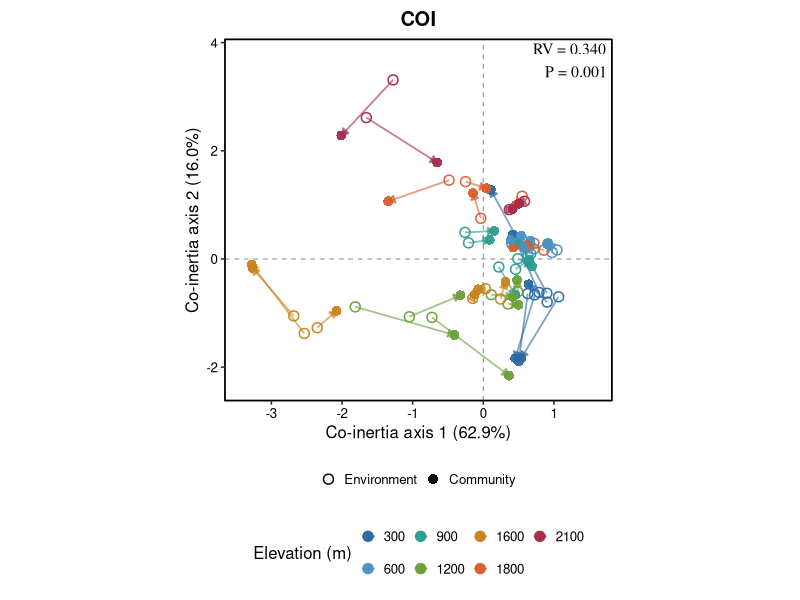
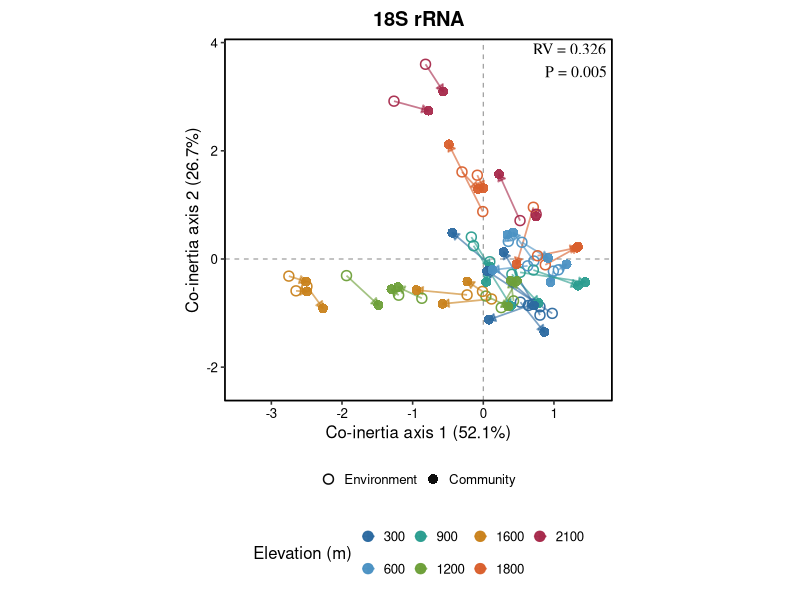
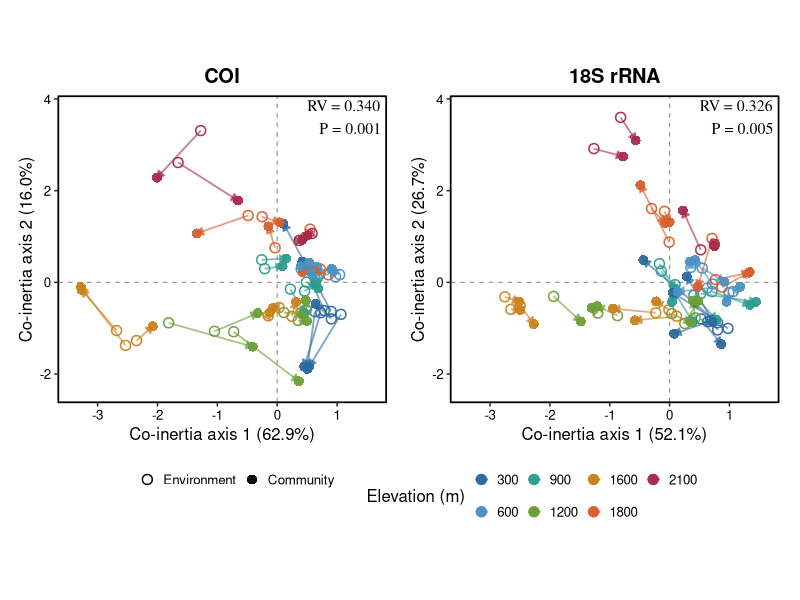

The R source for these figures, in order:
rm(list = ls())

########## Load required packages ##########
library(ade4)
library(vegan)
library(ggplot2)
library(dplyr)
library(patchwork)

########## Read data ##########
coi_data <- read.csv(
  "COI_data.csv",
  check.names = FALSE
)

rrna_data <- read.csv(
  "18S_data.csv",
  check.names = FALSE
)

metadata <- read.csv(
  "metadata.csv",
  check.names = FALSE,
  stringsAsFactors = FALSE
)

########## Analysis settings ##########
nperm <- 9999
analysis_seed <- 20260804
number_of_axes <- 2
panel_aspect_ratio <- 309 / 331

elevation_levels <- c(
  300, 600, 900, 1200,
  1600, 1800, 2100
)

elevation_colours <- c(
  "300" = "#2C6AA0",
  "600" = "#4B91C3",
  "900" = "#2A9D8F",
  "1200" = "#6D9F38",
  "1600" = "#C9821C",
  "1800" = "#D95F2D",
  "2100" = "#A6294B"
)

environment_columns <- c(
  "pH" = "pH",
  "SWC" = "SWC",
  "NO3_N" = "NO3--N",
  "NH4_N" = "NH4+-N",
  "TC" = "TC",
  "TP" = "TP",
  "AP" = "AP",
  "MBN" = "MBN",
  "AcP" = "AcP",
  "LAP" = "LAP"
)

########## Prepare metadata ##########
metadata <- metadata %>%
  transmute(
    Sample = as.character(`OTU ID`),
    Group = factor(
      Group,
      levels = c("T", "S"),
      labels = c("Topsoil", "Subsoil")
    ),
    Elevation = as.numeric(Elevation),
    PlotID = sub(
      "^[TtSs][_-]?",
      "",
      as.character(`OTU ID`)
    ),
    pH = as.numeric(pH),
    SWC = as.numeric(SWC),
    NO3_N = as.numeric(`NO3--N`),
    NH4_N = as.numeric(`NH4+-N`),
    TC = as.numeric(TC),
    TP = as.numeric(TP),
    AP = as.numeric(AP),
    MBN = as.numeric(MBN),
    AcP = as.numeric(AcP),
    LAP = as.numeric(LAP)
  )

########## Retain common complete plot pairs ##########
tax_cols <- c(
  "ASV",
  "Domain",
  "Phylum",
  "Class",
  "Order",
  "Family",
  "Genus",
  "Species"
)

coi_samples <- setdiff(
  colnames(coi_data),
  tax_cols
)

rrna_samples <- setdiff(
  colnames(rrna_data),
  tax_cols
)

common_samples <- Reduce(
  intersect,
  list(
    coi_samples,
    rrna_samples,
    metadata$Sample
  )
)

metadata_final <- metadata %>%
  filter(
    Sample %in% common_samples
  ) %>%
  filter(
    complete.cases(
      across(
        c(
          Elevation,
          all_of(
            names(environment_columns)
          )
        )
      )
    )
  )

complete_plot_ids <- metadata_final %>%
  group_by(PlotID) %>%
  summarise(
    n_samples = n(),
    n_layers = n_distinct(Group),
    n_elevations = n_distinct(Elevation),
    .groups = "drop"
  ) %>%
  filter(
    n_samples == 2,
    n_layers == 2,
    n_elevations == 1
  ) %>%
  pull(PlotID)

metadata_final <- metadata_final %>%
  filter(
    PlotID %in% complete_plot_ids
  ) %>%
  arrange(
    PlotID,
    Group
  ) %>%
  droplevels()

final_samples <- metadata_final$Sample

cat(
  "Common complete plots:",
  n_distinct(metadata_final$PlotID),
  "\nSamples per marker:",
  nrow(metadata_final),
  "\n"
)

########## Prepare environmental matrix ##########
environment_raw <- metadata_final %>%
  select(
    all_of(
      names(environment_columns)
    )
  ) %>%
  as.data.frame()

rownames(environment_raw) <- final_samples

########## Prepare community matrices ##########
prepare_community <- function(
    data,
    samples
) {

  community <- t(
    as.matrix(
      data[
        ,
        samples,
        drop = FALSE
      ]
    )
  )

  storage.mode(community) <- "numeric"

  community <- community[
    ,
    colSums(
      community,
      na.rm = TRUE
    ) > 0,
    drop = FALSE
  ]

  community
}

coi_community <- prepare_community(
  coi_data,
  final_samples
)

rrna_community <- prepare_community(
  rrna_data,
  final_samples
)

coi_hellinger <- decostand(
  coi_community,
  method = "hellinger"
)

rrna_hellinger <- decostand(
  rrna_community,
  method = "hellinger"
)

########## Co-inertia helper functions ##########
rv_from_gram <- function(
    gram_x,
    gram_y
) {

  numerator <- sum(
    gram_x * gram_y
  )

  denominator <- sqrt(
    sum(gram_x^2) *
      sum(gram_y^2)
  )

  numerator / denominator
}

community_row_space_scores <- function(
    hellinger_matrix,
    tolerance = 1e-10
) {

  centered <- scale(
    hellinger_matrix,
    center = TRUE,
    scale = FALSE
  )

  gram <- tcrossprod(
    centered
  )

  gram <- (
    gram +
      t(gram)
  ) / 2

  eigen_result <- eigen(
    gram,
    symmetric = TRUE
  )

  keep_axes <- which(
    eigen_result$values >
      max(eigen_result$values) *
      tolerance
  )

  scores <- sweep(
    eigen_result$vectors[
      ,
      keep_axes,
      drop = FALSE
    ],
    2,
    sqrt(
      eigen_result$values[
        keep_axes
      ]
    ),
    FUN = "*"
  )

  scores <- scale(
    scores,
    center = TRUE,
    scale = FALSE
  )

  rownames(scores) <- rownames(
    hellinger_matrix
  )

  scores
}

fit_coinertia <- function(
    environment_raw,
    community_hellinger,
    marker_name
) {

  community_scores <- community_row_space_scores(
    community_hellinger
  )

  environment_pca <- dudi.pca(
    environment_raw,
    center = TRUE,
    scale = TRUE,
    scannf = FALSE,
    nf = min(
      ncol(environment_raw),
      nrow(environment_raw) - 1
    )
  )

  community_pca <- dudi.pca(
    as.data.frame(
      community_scores
    ),
    center = FALSE,
    scale = FALSE,
    scannf = FALSE,
    nf = min(
      ncol(community_scores),
      nrow(community_scores) - 1
    )
  )

  coinertia_model <- coinertia(
    environment_pca,
    community_pca,
    scannf = FALSE,
    nf = number_of_axes
  )

  environment_gram <- tcrossprod(
    as.matrix(
      environment_pca$tab
    )
  )

  community_gram <- tcrossprod(
    as.matrix(
      community_pca$tab
    )
  )

  direct_rv <- rv_from_gram(
    environment_gram,
    community_gram
  )

  if (
    abs(
      coinertia_model$RV -
        direct_rv
    ) > 1e-7
  ) {
    stop(
      paste0(
        marker_name,
        ": direct and ade4 RV coefficients do not match."
      )
    )
  }

  list(
    marker = marker_name,
    model = coinertia_model,
    environment_gram = environment_gram,
    community_gram = community_gram
  )
}

########## Plot-block permutations ##########
make_plot_block_permutations <- function(
    metadata,
    nperm,
    seed
) {

  plot_blocks <- split(
    seq_len(
      nrow(metadata)
    ),
    as.character(
      metadata$PlotID
    )
  )

  set.seed(seed)

  permutation_matrix <- matrix(
    NA_integer_,
    nrow = nperm,
    ncol = nrow(metadata)
  )

  for (i in seq_len(nperm)) {

    permuted_plots <- sample(
      names(plot_blocks),
      length(plot_blocks),
      replace = FALSE
    )

    permutation_matrix[i, ] <- unlist(
      plot_blocks[
        permuted_plots
      ],
      use.names = FALSE
    )
  }

  permutation_matrix
}

run_rv_permutation <- function(
    environment_gram,
    community_gram,
    permutation_matrix
) {

  observed_rv <- rv_from_gram(
    environment_gram,
    community_gram
  )

  null_rv <- apply(
    permutation_matrix,
    1,
    function(index) {

      permuted_community <- community_gram[
        index,
        index,
        drop = FALSE
      ]

      rv_from_gram(
        environment_gram,
        permuted_community
      )
    }
  )

  p_value <- (
    1 +
      sum(
        null_rv >= observed_rv
      )
  ) /
    (
      length(null_rv) +
        1
    )

  list(
    RV = observed_rv,
    P = p_value
  )
}

########## Fit co-inertia models ##########
coi_model <- fit_coinertia(
  environment_raw,
  coi_hellinger,
  "COI"
)

rrna_model <- fit_coinertia(
  environment_raw,
  rrna_hellinger,
  "18S rRNA"
)

permutation_matrix <- make_plot_block_permutations(
  metadata_final,
  nperm,
  analysis_seed
)

coi_test <- run_rv_permutation(
  coi_model$environment_gram,
  coi_model$community_gram,
  permutation_matrix
)

rrna_test <- run_rv_permutation(
  rrna_model$environment_gram,
  rrna_model$community_gram,
  permutation_matrix
)

########## Extract plotting data ##########
extract_coinertia_scores <- function(
    model_object,
    metadata,
    permutation_test
) {

  model <- model_object$model

  eigenvalues <- as.numeric(
    model$eig
  )

  axis_percent <- 100 *
    eigenvalues /
    sum(eigenvalues)

  environment_scores <- as.data.frame(
    model$mX[
      ,
      1:2,
      drop = FALSE
    ]
  )

  community_scores <- as.data.frame(
    model$mY[
      ,
      1:2,
      drop = FALSE
    ]
  )

  sample_scores <- tibble(
    Sample = rownames(
      environment_scores
    ),
    Environment_axis1 =
      environment_scores[, 1],
    Environment_axis2 =
      environment_scores[, 2],
    Community_axis1 =
      community_scores[, 1],
    Community_axis2 =
      community_scores[, 2]
  ) %>%
    left_join(
      metadata %>%
        select(
          Sample,
          Elevation
        ),
      by = "Sample"
    )

  list(
    scores = sample_scores,
    summary = tibble(
      Marker = model_object$marker,
      RV = permutation_test$RV,
      P = permutation_test$P,
      Axis1_percent = axis_percent[1],
      Axis2_percent = axis_percent[2]
    )
  )
}

coi_result <- extract_coinertia_scores(
  coi_model,
  metadata_final,
  coi_test
)

rrna_result <- extract_coinertia_scores(
  rrna_model,
  metadata_final,
  rrna_test
)

model_summary <- bind_rows(
  coi_result$summary,
  rrna_result$summary
)

cat("\nCo-inertia model summary:\n")
print(model_summary)

########## Shared axis limits ##########
all_axis1 <- c(
  coi_result$scores$Environment_axis1,
  coi_result$scores$Community_axis1,
  rrna_result$scores$Environment_axis1,
  rrna_result$scores$Community_axis1
)

all_axis2 <- c(
  coi_result$scores$Environment_axis2,
  coi_result$scores$Community_axis2,
  rrna_result$scores$Environment_axis2,
  rrna_result$scores$Community_axis2
)

axis1_range <- range(
  all_axis1,
  finite = TRUE
)

axis2_range <- range(
  all_axis2,
  finite = TRUE
)

axis1_padding <- max(
  diff(axis1_range) * 0.08,
  0.10
)

axis2_padding <- max(
  diff(axis2_range) * 0.08,
  0.10
)

shared_x_limits <- c(
  axis1_range[1] - axis1_padding,
  axis1_range[2] + axis1_padding
)

shared_y_limits <- c(
  axis2_range[1] - axis2_padding,
  axis2_range[2] + axis2_padding
)

########## Plotting function ##########
format_p_value <- function(p) {
  if (p < 0.001) {
    "P < 0.001"
  } else {
    paste0(
      "P = ",
      format(
        round(
          p,
          3
        ),
        nsmall = 3
      )
    )
  }
}

plot_coinertia <- function(
    result,
    marker_name
) {

  scores <- result$scores
  summary <- result$summary

  scores$Elevation_factor <- factor(
    as.character(
      scores$Elevation
    ),
    levels = as.character(
      elevation_levels
    ),
    ordered = TRUE
  )

  point_data <- bind_rows(
    tibble(
      Axis1 = scores$Environment_axis1,
      Axis2 = scores$Environment_axis2,
      Position = "Environment",
      Elevation_factor =
        scores$Elevation_factor
    ),
    tibble(
      Axis1 = scores$Community_axis1,
      Axis2 = scores$Community_axis2,
      Position = "Community",
      Elevation_factor =
        scores$Elevation_factor
    )
  )

  point_data$Position <- factor(
    point_data$Position,
    levels = c(
      "Environment",
      "Community"
    )
  )

  annotation_text <- paste0(
    "RV = ",
    format(
      round(
        summary$RV,
        3
      ),
      nsmall = 3
    ),
    "\n",
    format_p_value(
      summary$P
    )
  )

  ggplot() +
    geom_hline(
      yintercept = 0,
      linetype = "dashed",
      linewidth = 0.40,
      colour = "grey60"
    ) +
    geom_vline(
      xintercept = 0,
      linetype = "dashed",
      linewidth = 0.40,
      colour = "grey60"
    ) +
    geom_segment(
      data = scores,
      aes(
        x = Environment_axis1,
        y = Environment_axis2,
        xend = Community_axis1,
        yend = Community_axis2,
        colour = Elevation_factor
      ),
      linewidth = 0.60,
      alpha = 0.62,
      arrow = grid::arrow(
        length = grid::unit(
          0.075,
          "inches"
        ),
        type = "closed"
      )
    ) +
    geom_point(
      data = point_data,
      aes(
        x = Axis1,
        y = Axis2,
        colour = Elevation_factor,
        shape = Position
      ),
      size = 2.8,
      stroke = 0.80,
      alpha = 0.95
    ) +
    scale_shape_manual(
      values = c(
        "Environment" = 1,
        "Community" = 16
      )
    ) +
    scale_colour_manual(
      values = elevation_colours,
      breaks = names(
        elevation_colours
      ),
      name = "Elevation (m)",
      drop = FALSE
    ) +
    annotate(
      "text",
      x = Inf,
      y = Inf,
      label = annotation_text,
      hjust = 1.08,
      vjust = 1.12,
      size = 4.0,
      family = "serif",
      colour = "black"
    ) +
    labs(
      x = paste0(
        "Co-inertia axis 1 (",
        format(
          round(
            summary$Axis1_percent,
            1
          ),
          nsmall = 1
        ),
        "%)"
      ),
      y = paste0(
        "Co-inertia axis 2 (",
        format(
          round(
            summary$Axis2_percent,
            1
          ),
          nsmall = 1
        ),
        "%)"
      ),
      title = marker_name,
      shape = NULL
    ) +
    coord_cartesian(
      xlim = shared_x_limits,
      ylim = shared_y_limits,
      expand = FALSE,
      clip = "off"
    ) +
    theme_bw(
      base_size = 12
    ) +
    theme(
      panel.grid = element_blank(),
      panel.border = element_rect(
        colour = "black",
        fill = NA,
        linewidth = 0.6
      ),
      plot.title = element_text(
        hjust = 0.5,
        face = "bold"
      ),
      axis.text = element_text(
        colour = "black"
      ),
      axis.title = element_text(
        colour = "black"
      ),
      legend.position = "bottom",
      legend.box = "vertical",
      legend.key.width = grid::unit(
        0.75,
        "lines"
      ),
      aspect.ratio = panel_aspect_ratio,
      plot.margin = margin(
        8,
        10,
        8,
        8
      )
    )
}

########## Figure 4D: COI co-inertia ##########
p_coi <- plot_coinertia(
  coi_result,
  "COI"
)

########## Figure 4E: 18S rRNA co-inertia ##########
p_rrna <- plot_coinertia(
  rrna_result,
  "18S rRNA"
)

########## Display plots ##########
fig4de <- wrap_plots(
  p_coi,
  p_rrna,
  ncol = 2,
  guides = "collect"
) &
  theme(
    legend.position = "bottom"
  )

print(p_coi)
print(p_rrna)
print(fig4de)
